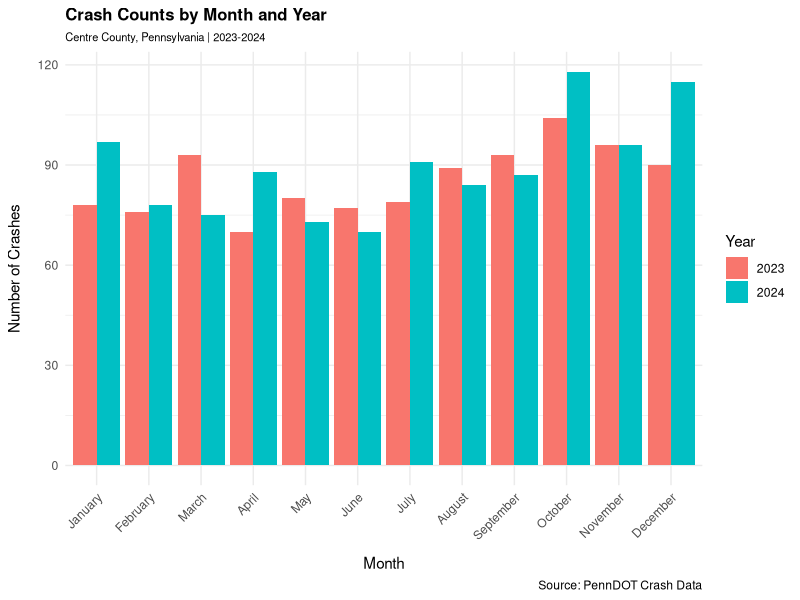
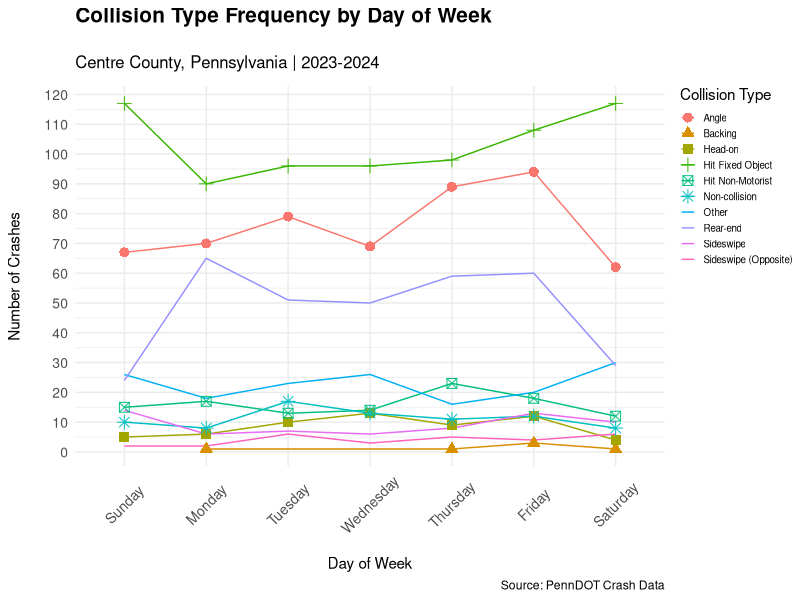
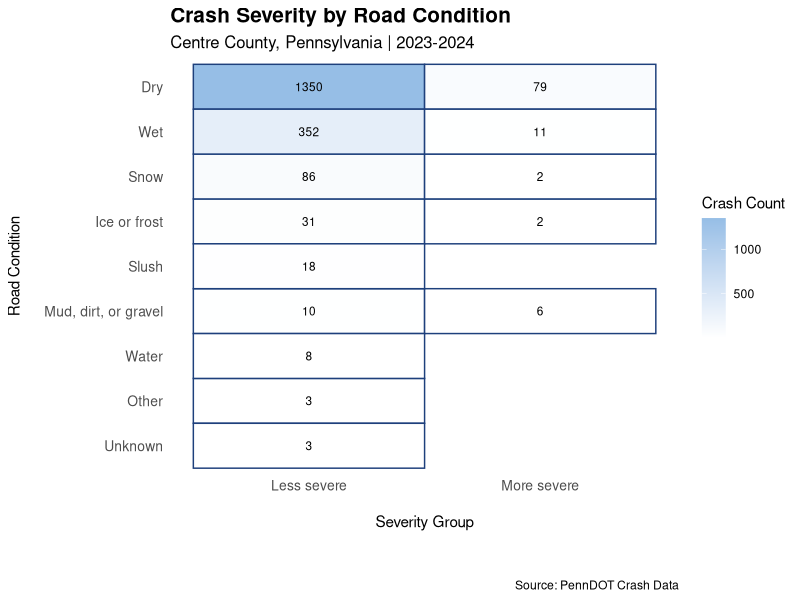

Source code (R) for these figures, in order:
## ---- chunk 1
#| label: setup
#| echo: false
#| message: false
#| warning: false
# Style Guide: Google R Style Guide
# Primary Author: Akil Creswell
# Reviewed by: Jooan Choi

library(tidyverse)
library(knitr)
library(kableExtra)
library(ggplot2)
library(dplyr)
library(readr)
## ---- chunk 2
#| label: jooan-datawrangling
#| message: false
#| warning: false
#| include: false
# Centre County Crash Data Wrangling ----
## Import and clean 2024 Centre County crash data
## for crash severity and collision type analysis
# Style Guide: Google R Style Guide
# Primary Author: Jooan Choi 
# Reviewed by: Akil Creswell


# Step 1: Load Data ----
## Needed data: 2024 Centre County crash data

crashRaw2023 <- read_csv("CRASH_CENTRE_2023.csv")
crashRaw2024 <- read_csv("CRASH_CENTRE_2024.csv")

# Combine datasets
crashRaw <- bind_rows(
  crashRaw2023,
  crashRaw2024
)
glimpse(crashRaw)

# Step 2: Make code tables ----
## These tables translate coded values into readable labels

month <- data.frame(
  CRASH_MONTH = 1:12,
  Month = c(
    "January", "February", "March", "April",
    "May", "June", "July", "August",
    "September", "October", "November", "December"
  )
)

day <- data.frame(
  DAY_OF_WEEK = 1:7,
  Day = c(
    "Sunday", "Monday", "Tuesday", "Wednesday",
    "Thursday", "Friday", "Saturday"
  )
)

collision <- data.frame(
  COLLISION_TYPE = c(0, 1, 2, 3, 4, 5, 6, 7, 8, 98),
  Collision_Type = c(
    "Non-collision",
    "Rear-end",
    "Head-on",
    "Backing",
    "Angle",
    "Sideswipe same direction",
    "Sideswipe opposite direction",
    "Hit fixed object",
    "Hit non-motorist",
    "Other"
  )
)

severity <- data.frame(
  MAX_SEVERITY_LEVEL = c(0, 1, 2, 3, 4, 8, 9),
  Severity_Level = c(
    "Property damage only",
    "Fatal",
    "Suspected serious injury",
    "Suspected minor injury",
    "Possible injury",
    "Injury unknown severity",
    "Unknown if injured"
  )
)

road <- data.frame(
  ROAD_CONDITION = c(1, 2, 3, 6, 7, 8, 9, 98, 99),
  Road_Condition = c(
    "Dry",
    "Ice or frost",
    "Mud, dirt, or gravel",
    "Slush",
    "Snow",
    "Water",
    "Wet",
    "Other",
    "Unknown"
  )
)

area <- data.frame(
  URBAN_RURAL = c(1, 2, 3),
  Area_Type = c(
    "Rural",
    "Urbanized",
    "Urban"
  )
)

# Step 3: Select variables ----
crashProgress <- crashRaw |>
  select(
    CRN,
    CRASH_YEAR,
    CRASH_MONTH,
    DAY_OF_WEEK,
    COLLISION_TYPE,
    MAX_SEVERITY_LEVEL,
    INJURY_COUNT,
    FATAL_COUNT,
    ROAD_CONDITION,
    URBAN_RURAL,
    VEHICLE_COUNT,
    TOTAL_UNITS
  )

# Step 4: Convert variables ----
crashProgress2 <- crashProgress |>
  mutate(
    CRN = as.character(CRN),
    CRASH_YEAR = as.numeric(CRASH_YEAR),
    CRASH_MONTH = as.numeric(CRASH_MONTH),
    DAY_OF_WEEK = as.numeric(DAY_OF_WEEK),
    COLLISION_TYPE = as.numeric(COLLISION_TYPE),
    MAX_SEVERITY_LEVEL = as.numeric(MAX_SEVERITY_LEVEL),
    INJURY_COUNT = as.numeric(INJURY_COUNT),
    FATAL_COUNT = as.numeric(FATAL_COUNT),
    ROAD_CONDITION = as.numeric(ROAD_CONDITION),
    URBAN_RURAL = as.numeric(URBAN_RURAL),
    VEHICLE_COUNT = as.numeric(VEHICLE_COUNT),
    TOTAL_UNITS = as.numeric(TOTAL_UNITS)
  ) |>
  filter(
    (CRASH_YEAR == 2023 | CRASH_YEAR == 2024),
    !is.na(CRN)
  )

# Step 5: Join code tables ----
crashProgress3 <- crashProgress2 |>
  left_join(month, by = "CRASH_MONTH") |>
  left_join(day, by = "DAY_OF_WEEK") |>
  left_join(collision, by = "COLLISION_TYPE") |>
  left_join(severity, by = "MAX_SEVERITY_LEVEL") |>
  left_join(road, by = "ROAD_CONDITION") |>
  left_join(area, by = "URBAN_RURAL")

# Step 6: Severity group ----
crashProgress4 <- crashProgress3 |>
  mutate(
    Severity_Group = if_else(
      condition = MAX_SEVERITY_LEVEL == 1 | MAX_SEVERITY_LEVEL == 2,
      true = "More severe",
      false = "Less severe"
    )
  ) |>
  mutate(
    Severity_Group = if_else(
      condition = MAX_SEVERITY_LEVEL == 8 | MAX_SEVERITY_LEVEL == 9,
      true = "Unknown",
      false = Severity_Group
    )
  )

# Step 7: Final dataset ---
crashClean <- crashProgress4 |>
  mutate(
    Year = CRASH_YEAR
  ) |>
  select(
    CRN,
    Year,
    Month,
    Day,
    Collision_Type,
    Severity_Level,
    Severity_Group,
    INJURY_COUNT,
    FATAL_COUNT,
    Road_Condition,
    Area_Type,
    VEHICLE_COUNT,
    TOTAL_UNITS
  )
## ---- chunk 3
#| label: jooan-overview-table
#| echo: false
#| message: false
#| warning: false
#| fig-alt: "Summary table showing total crashes, crashes by year,
#|   total injuries, total fatalities, and average vehicles per crash
#|   for Centre County, Pennsylvania, 2023-2024."
# Style Guide: Google R Style Guide
# Primary Author: Jooan Choi
# Reviewed by: Akil Creswell



# Step 1: Summarise key crash metrics ----
## Counts, injuries, fatalities, and vehicle averages across both years
overview_table <- crashClean |>
  summarize(
    `Total Crashes` = n(),
    `2023 Crashes` = sum(Year == 2023),
    `2024 Crashes` = sum(Year == 2024),
    `Total Injuries` = sum(INJURY_COUNT, na.rm = TRUE),
    `Total Fatalities` = sum(FATAL_COUNT, na.rm = TRUE),
    `Avg Vehicles per Crash` = round(
      mean(VEHICLE_COUNT, na.rm = TRUE), 2
    )
  )

# Step 2: Render as professional table ----
overview_table |>
  kable(
    format = "latex",
    caption = "Overview of Centre County Crashes, 2023-2024",
    booktabs = TRUE
  ) |>
  kable_styling(
    latex_options = c("hold_position"),
    font_size = 10
  )
## ---- chunk 4
#| label: jooan-monthly-crashes
#| echo: false
#| message: false
#| warning: false
#| fig-alt: "Grouped bar chart showing crash counts for each month
#|   in Centre County, Pennsylvania, comparing 2023 and 2024.
#|   October and December 2024 show the highest crash counts.
#|   2024 generally exceeds 2023 across most months."
#| fig-width: 8
#| fig-height: 5
# Style Guide: Google R Style Guide
# Primary Author: Jooan Choi
# Reviewed by: Akil Creswell



# Step 1: Aggregate crash counts by year and month ----
## Month factored to preserve calendar order in plot
crash_monthly <- crashClean |>
  filter(Month != "Unknown") |>
  group_by(Year, Month) |>
  summarize(
    Count = n(),
    .groups = "drop"
  ) |>
  mutate(
    Month = factor(
      Month,
      levels = c(
        "January", "February", "March", "April",
        "May", "June", "July", "August",
        "September", "October", "November", "December"
      )
    )
  )

# Step 2: Plot grouped bar chart ----
## Year mapped to fill to distinguish 2023 vs 2024
## dodge position separates bars within each month
ggplot(
  data = crash_monthly,
  mapping = aes(
    x = Month,
    y = Count,
    fill = factor(Year)
  )
) +
  geom_col(position = "dodge") +
  labs(
    title = "Crash Counts by Month and Year",
    subtitle = "Centre County, Pennsylvania | 2023-2024",
    x = "Month",
    y = "Number of Crashes",
    fill = "Year",
    caption = "Source: PennDOT Crash Data"
  ) +
  theme_minimal() +
  theme(
    axis.text.x = element_text(angle = 45, hjust = 1),
    axis.title.x = element_text(margin = margin(t = 10, unit = "pt")),
    axis.title.y = element_text(margin = margin(r = 10, unit = "pt")),
    plot.title = element_text(size = 12, face = "bold"),
    plot.subtitle = element_text(size = 8)
  )

## ---- chunk 5
#| label: akil-seasonalcrashtables
#| echo: false
#| message: false
#| warning: false
#| fig-alt: "Four tables showing crash patterns by road condition, area type,  
#| top collision type, and top severity level for each season in Centre  County, 
#| Pennsylvania, 2023-2024."
#| results: asis
# Style Guide: Google R Style Guide
# Primary Author: Akil Creswell
# Reviewed by: Jooan Choi


# Step 1: Define season from month ----

winter <- c("December", "January", "February")
spring <- c("March", "April", "May")
summer <- c("June","July","August")
fall <- c("September", "October", "November")

crashes_seasonal <- crashClean |>
  mutate(
    Season = case_when(
      Month %in% winter ~ "Winter",
      Month %in% spring ~ "Spring",
      Month %in% summer ~ "Summer",
      Month %in% fall ~ "Fall"
    )
  )

# Step 2: Build summary per season/road/area ----
seasonal_summary <- crashes_seasonal |>
  group_by(Season, Road_Condition, Area_Type) |>
  summarise(
    Top_Collision = unique(Collision_Type)[which.max(tabulate(match(
      Collision_Type, unique(Collision_Type)
    )))],
    Top_Severity = unique(Severity_Level)[which.max(tabulate(match(
      Severity_Level, unique(Severity_Level)
    )))],
    Crashes = n(),
    .groups = "drop"
  ) |>
  filter(Crashes >= 5)

# Step 3: Render one table per season ----
seasons <- c("Winter", "Spring", "Summer", "Fall")

cat("\\captionsetup{labelformat=empty}\n")

for (s in seasons) {
  table_output <- seasonal_summary |>
    filter(Season == s) |>
    select(
      Road_Condition, Area_Type, Top_Collision,
      Top_Severity, Crashes
    ) |>
    arrange(Road_Condition, Area_Type) |>
    kable(
      format = "latex",
      caption = paste(
        s, ": Crash patterns by Road Condition",
        "and Area Type (Centre County, 2023-2024)"
      ),
      col.names = c(
        "Road Condition", "Area Type",
        "Top Collision", "Top Severity", "Crashes"
      ),
      align = c("l", "l", "l", "l", "r"),
      booktabs = TRUE
    ) |>
    kable_styling(
      font_size = 11,
      latex_options = c("HOLD_position", "bordered")) |>
      print(table_output)
}

## ---- chunk 6
#| label: akil-insight-chart
#| echo: false
#| message: false
#| warning: false
#| fig-alt: "Line chart showing the frequency of each collision type 
#| across days of the week in Centre County, 
#| Pennsylvania for 2023 and 2024. Hit Fixed Object is the 
#| highest line on every day, peaking on Friday and Saturday. 
#| Rear-end and Angle collisions are the next most frequent. 
#| All other collision types remain low and relatively flat across the week."
#| fig-width: 8
#| fig-height: 7
# Style Guide: Google R Style Guide
# Primary Author: Akil Creswell
# Reviewed by: Jooan Choi

# Step 1: Define collision type label map ----
collision_labels <- c(
  "0" = "Non-collision",
  "1" = "Rear-end",
  "2" = "Head-on",
  "3" = "rear-to-rear",
  "4" = "Angle",
  "5" = "Sideswipe",
  "6" = "Sideswipe (Opposite)",
  "7" = "Hit Fixed Object",
  "8" = "Hit Non-Motorist",
  "98" = "Other"
)

# Step 2: Define day of week label map ----
day_labels <- c(
  "1" = "Sun",
  "2" = "Mon",
  "3" = "Tue",
  "4" = "Wed",
  "5" = "Thu",
  "6" = "Fri",
  "7" = "Sat"
)


# Step 3: Summarise crash counts by day and collision type ----
crash_summary <- crashClean |>
  mutate(
    collision_label = case_when(
      Collision_Type == "Non-collision" ~ "Non-collision",
      Collision_Type == "Rear-end" ~ "Rear-end",
      Collision_Type == "Head-on" ~ "Head-on",
      Collision_Type == "Backing" ~ "Backing",
      Collision_Type == "Angle" ~ "Angle",
      Collision_Type == "Sideswipe same direction" ~ "Sideswipe",
      Collision_Type == "Sideswipe opposite direction" ~ "Sideswipe (Opposite)",
      Collision_Type == "Hit fixed object" ~ "Hit Fixed Object",
      Collision_Type == "Hit non-motorist" ~ "Hit Non-Motorist",
      .default = "Other"
    ),
    day_label = factor(
      Day,
      levels = c(
        "Sunday", "Monday", "Tuesday", "Wednesday",
        "Thursday", "Friday", "Saturday"
      )
    )
  ) |>
  filter(!is.na(day_label), !is.na(collision_label)) |>
  group_by(day_label, collision_label) |>
  summarise(count = n(), .groups = "drop")

# Step 4: Plot line chart ----
ggplot(crash_summary, aes(
  x = day_label,
  y = count,
  color = collision_label,
  group = collision_label
)) +
  scale_y_continuous(breaks = seq(0,120,by = 10)) +
  geom_line(na.rm = TRUE) +
  geom_point(aes(shape = collision_label), size = 3, na.rm = TRUE) +
  labs(
    title = "Collision Type Frequency by Day of Week",
    subtitle = "Centre County, Pennsylvania | 2023-2024",
    x = "Day of Week",
    y = "Number of Crashes",
    color = "Collision Type",
    caption = "Source: PennDOT Crash Data",
    shape = "Collision Type"
  ) +
  theme_minimal() +
  theme(
    legend.position = "right",
    legend.key.size = unit(0.4, "cm"),
    legend.text = element_text(size = 7),
    legend.justification = "top",
    legend.margin = margin(t = 0, unit = "pt"),
    plot.title = element_text(size = 15, face = "bold",margin = margin(b = 20, unit = "pt")),
    plot.subtitle = element_text(size = 12, margin = margin(b = 10 ,unit = "pt")),
    axis.text = element_text(size = 10),
    axis.text.x = element_text(angle = 45, vjust = 0.5, hjust = 0.5),
    axis.title.x = element_text(margin = margin(t = 15, unit = "pt")),
    axis.title.y = element_text(margin = margin(r = 15, unit = "pt")))
## ---- chunk 7
#| label: akil-road-severity-heatmap
#| echo: false
#| message: false
#| warning: false
#| fig-alt: "Heatmap showing crash counts by road condition and severity
#|   group in Centre County, Pennsylvania, 2023-2024. Dry roads dominate
#|   with 1,350 less severe and 79 more severe crashes. Wet roads are
#|   second with 352 less severe and 11 more severe crashes. Mud, dirt,
#|   or gravel roads show the highest proportion of more severe crashes
#|   relative to total volume with 6 more severe out of 16 total."
#| fig-width: 8
#| fig-height: 7
# Style Guide: Google R Style Guide
# Primary Author: Akil Creswell
# Reviewed by: Jooan Choi

# Step 1: Filter and count ----
heatmap_data <- crashClean |>
  filter(
    !is.na(Road_Condition),
    Severity_Group != "Unknown"
  ) |>
  group_by(Road_Condition, Severity_Group) |>
  summarise(Crashes = n(), .groups = "drop")

# Step 2: Order road conditions by total volume ----
road_order <- heatmap_data |>
  group_by(Road_Condition) |>
  summarise(Total = sum(Crashes), .groups = "drop") |>
  arrange(desc(Total)) |>
  pull(Road_Condition)

# Step 3: Plot heatmap ----
ggplot(
  heatmap_data,
  aes(
    x = Severity_Group,
    y = factor(Road_Condition, levels = rev(road_order)),
    fill = Crashes
  )
) +
  geom_tile(color = "#1e407c", linewidth = 0.5) +
  geom_text(
    aes(label = Crashes),
    size = 3
  ) +
  scale_fill_gradient(
    low = "white",
    high = "#96BEE6",
    name = "Crash Count"
  ) +
  labs(
    title = "Crash Severity by Road Condition",
    subtitle = "Centre County, Pennsylvania | 2023-2024",
    x = "Severity Group",
    y = "Road Condition",
    caption = "Source: PennDOT Crash Data"
  ) +
  theme_minimal() +
  theme(
    panel.grid = element_blank(),
    axis.text = element_text(size = 10),
    axis.title.x = element_text(margin = margin(t = 15,b= 30, unit = "pt")),
    axis.title.y = element_text(margin = margin(r = 15, unit = "pt")),
    plot.title = element_text(size = 15, face = "bold"),
    plot.subtitle = element_text(size = 12),
  )
